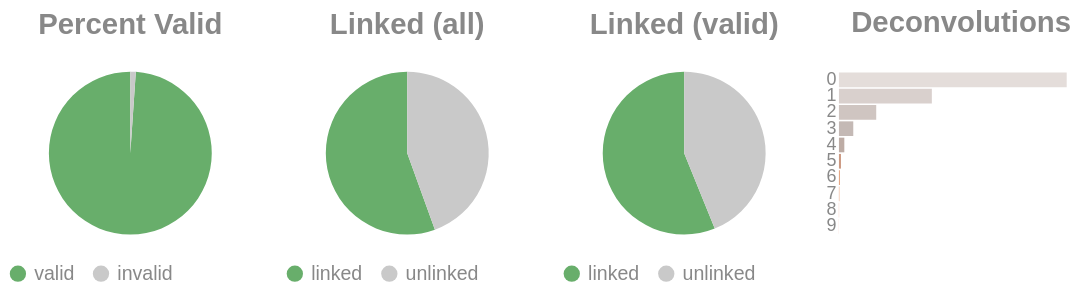

Here is the notebook cell this chart was saved with:
### Code cell
if SKIPLR:
    pass
else:
    clash = Counter()
    for i in valids['molecule'].to_list():
        _mol = i.split("-")
        if len(_mol) == 1:
            clash.update('0')
        else:
            clash.update(_mol[-1])

    _d = {"deconvolutions": [], 'count': []}
    for k,v in clash.items():
        _d['deconvolutions'].append(k)
        _d['count'].append(v)

    tot_valid = valids['reads'].sum()
    mask = valids['reads'] >= 2
    n_linked_reads = valids.filter(mask)['reads'].sum()
    if n_linked_reads == 0:
        print_html("No linked molecules (>=2 reads) were detected; skipping linked-only distributions.")
        SKIPLR = True
    else:
        perc_valid = round(tot_valid / n_reads, 4)
        linked_perc_abs = round(n_linked_reads / n_reads, 4)
        linked_perc = round(n_linked_reads / tot_valid, 4)

    _valid = pl.DataFrame({"valids": ['valid', 'invalid'], "count": [tot_valid, n_reads - tot_valid]})
    _linked_abs = pl.DataFrame({"linked (absolute)": ['linked', 'unlinked'], "count": [n_linked_reads, n_reads - n_linked_reads]})
    _linked_rel = pl.DataFrame({"linked (valids)": ['linked', 'unlinked'], "count": [n_linked_reads, tot_valid - n_linked_reads]})

    (
        alt.hconcat(
            piechart(_valid, goodval = 'valid', title = "Percent Valid"),
            piechart(_linked_abs, goodval = "linked", title =  "Linked (all)"),
            piechart(_linked_rel, goodval = "linked", title =  "Linked (valid)"),
            convolutionbar(pl.DataFrame(_d), title = "Deconvolutions"),
            center = True,
            bounds = 'flush'
        )
        .resolve_scale(color='independent')
        .resolve_legend('independent')
        .properties(usermeta={'embedOptions': {"actions": False}})
    ).display()

### Figure 1 — Vega-Lite specification as saved in the notebook (floating-point values rounded to 4 significant figures)
{"width": "container", "height": 400, "config": {"title": {"anchor": "start", "dy": -15, "fontSize": 18, "color": "#888888", "subtitleColor": "#888888", "subtitleFontSize": 14}, "arc": {"fill": "#0072B2"}, "axis": {"domainColor": "#888888", "domainWidth": 0.5, "gridWidth": 0.2, "grid": false, "titleFontWeight": 400, "titleFontSize": 15, "labelFontSize": 11, "labelColor": "#888888", "tickColor": "#888888", "tickWidth": 0.2, "titleColor": "#888888"}, "axisBand": {"grid": false}, "axisX": {"grid": true, "tickSize": 10, "domainCap": "round"}, "axisY": {"domain": false, "grid": true, "tickSize": 0, "domainCap": "round"}, "background": "transparent", "header": {"labelFontSize": 15, "labelColor": "#888888", "titleFontSize": 15, "titleFontWeight": 600, "titleColor": "#888888"}, "legend": {"labelFont": "sans-serif", "labelFontSize": 12, "labelColor": "#888888", "symbolSize": 100, "symbolType": "circle", "titleFontSize": 12, "titlePadding": 10, "titleColor": "#888888", "title": null}, "range": {"category": ["#E69F00", "#56B4E9", "#009E73", "#F0E442", "#0072B2", "#D55E00", "#CC79A7", "#000000"], "diverging": ["#cfe8f3", "#a2d4ec", "#73bfe2", "#46abdb", "#1696d2", "#12719e"]}, "area": {"fill": "#0072B2", "fillOpacity": 0.7, "line": true, "strokeOpacity": 0.7}, "line": {"color": "#0072B2", "stroke": "#0072B2", "strokeWidth": 2}, "trail": {"color": "#0072B2", "stroke": "#0072B2", "strokeWidth": 0, "size": 1}, "point": {"filled": true, "fillOpacity": 1.0, "size": 95}, "text": {"color": "#888888", "fontSize": 11, "align": "right", "fontWeight": 400, "size": 11}, "bar": {"fill": "#0072B2", "stroke": null}, "view": {"stroke": null, "continuousWidth": 660, "continuousHeight": 400}}, "hconcat": [{"data": {"name": "data-004dd070f7b0a37af05003fa40e6c56a"}, "mark": {"type": "arc"}, "encoding": {"color": {"field": "valids", "legend": {"orient": "bottom", "title": null}, "scale": {"domain": ["valid", "invalid"], "range": ["#68ae6b", "#C9C9C9"]}, "title": "Valids", "type": "nominal"}, "theta": {"field": "count", "type": "quantitative"}, "tooltip": [{"field": "valids", "title": "Valids", "type": "ordinal"}, {"field": "percent", "format": ".2%", "title": "Percent", "type": "quantitative"}, {"field": "count", "title": "Count", "type": "quantitative"}]}, "height": 100, "title": {"text": "Percent Valid", "align": "center", "anchor": "middle"}, "transform": [{"calculate": "datum.count / 2734230", "as": "percent"}], "width": 150}, {"data": {"name": "data-db671eabe137f271a95a281b34aeefcc"}, "mark": {"type": "arc"}, "encoding": {"color": {"field": "linked (absolute)", "legend": {"orient": "bottom", "title": null}, "scale": {"domain": ["linked", "unlinked"], "range": ["#68ae6b", "#C9C9C9"]}, "title": "Linked (Absolute)", "type": "nominal"}, "theta": {"field": "count", "type": "quantitative"}, "tooltip": [{"field": "linked (absolute)", "title": "Linked (Absolute)", "type": "ordinal"}, {"field": "percent", "format": ".2%", "title": "Percent", "type": "quantitative"}, {"field": "count", "title": "Count", "type": "quantitative"}]}, "height": 100, "title": {"text": "Linked (all)", "align": "center", "anchor": "middle"}, "transform": [{"calculate": "datum.count / 2734230", "as": "percent"}], "width": 150}, {"data": {"name": "data-1a65722f039e144f6c2338d045268202"}, "mark": {"type": "arc"}, "encoding": {"color": {"field": "linked (valids)", "legend": {"orient": "bottom", "title": null}, "scale": {"domain": ["linked", "unlinked"], "range": ["#68ae6b", "#C9C9C9"]}, "title": "Linked (Valids)", "type": "nominal"}, "theta": {"field": "count", "type": "quantitative"}, "tooltip": [{"field": "linked (valids)", "title": "Linked (Valids)", "type": "ordinal"}, {"field": "percent", "format": ".2%", "title": "Percent", "type": "quantitative"}, {"field": "count", "title": "Count", "type": "quantitative"}]}, "height": 100, "title": {"text": "Linked (valid)", "align": "center", "anchor": "middle"}, "transform": [{"calculate": "datum.count / 2704794", "as": "percent"}], "width": 150}, {"data": {"name": "data-21d323448ba576b1c0bd10cdce15ed39"}, "mark": {"type": "bar"}, "encoding": {"color": {"field": "deconvolutions", "legend": null, "scale": {"scheme": "lightgreyred"}, "type": "nominal"}, "tooltip": [{"field": "deconvolutions", "title": "Deconvolutions", "type": "ordinal"}, {"field": "percent", "format": ".2%", "title": "Percent", "type": "quantitative"}, {"field": "count", "title": "Count", "type": "quantitative"}], "x": {"axis": null, "field": "count", "type": "quantitative"}, "y": {"field": "deconvolutions", "sort": "ascending", "title": null, "type": "nominal"}}, "height": 100, "title": {"text": "Deconvolutions", "align": "center", "anchor": "middle"}, "transform": [{"calculate": "datum.count / 1714780", "as": "percent"}], "width": 150}], "bounds": "flush", "center": true, "resolve": {"legend": {"angle": "independent"}, "scale": {"color": "independent"}}, "usermeta": {"embedOptions": {"actions": false}}, "$schema": "https://vega.github.io/schema/vega-lite/v6.4.1.json", "datasets": {"data-004dd070f7b0a37af05003fa40e6c56a": [{"valids": "valid", "count": 2704794}, {"valids": "invalid", "count": 29436}], "data-db671eabe137f271a95a281b34aeefcc": [{"linked (absolute)": "linked", "count": 1518078}, {"linked (absolute)": "unlinked", "count": 1216152}], "data-1a65722f039e144f6c2338d045268202": [{"linked (valids)": "linked", "count": 1518078}, {"linked (valids)": "unlinked", "count": 1186716}], "data-21d323448ba576b1c0bd10cdce15ed39": [{"deconvolutions": "0", "count": 1025287}, {"deconvolutions": "1", "count": 418249}, {"deconvolutions": "2", "count": 167851}, {"deconvolutions": "3", "count": 64542}, {"deconvolutions": "4", "count": 24250}, {"deconvolutions": "5", "count": 9133}, {"deconvolutions": "6", "count": 3432}, {"deconvolutions": "7", "count": 1338}, {"deconvolutions": "8", "count": 501}, {"deconvolutions": "9", "count": 197}]}}
